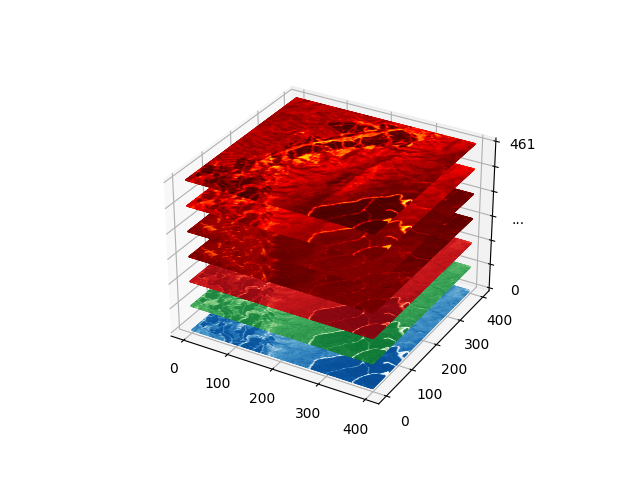

Source code (Python):
from matplotlib import pyplot as plt
import pylab
import numpy as np
import xarray as xr

t = 2
ds = xr.open_dataset(f"/data/pca_act/000_2018.nc")
ds = ds.isel(time=t)

bands = []
scales = [10,10,10,1.5,1.5,2,3]
for i, band in enumerate(ds):
    bands.append(scales[i]*np.clip(ds[band].values / 1e4, 0, 1))

x, y = pylab.ogrid[:400, :400]
ax = pylab.gca(projection='3d')
ax.plot_surface(x, y, np.ones(bands[0].shape[:2])*0, rstride=1, cstride=1, facecolors=plt.cm.Blues_r(bands[0]), shade=False)
ax.plot_surface(x, y, np.ones(bands[0].shape[:2])*1, rstride=1, cstride=1, facecolors=plt.cm.Greens_r(bands[1]), shade=False)
ax.plot_surface(x, y, np.ones(bands[0].shape[:2])*2, rstride=1, cstride=1, facecolors=plt.cm.Reds_r(bands[2]), shade=False)
ax.plot_surface(x, y, np.ones(bands[0].shape[:2])*3, rstride=1, cstride=1, facecolors=plt.cm.gist_heat(bands[3]), shade=False)
ax.plot_surface(x, y, np.ones(bands[0].shape[:2])*4, rstride=1, cstride=1, facecolors=plt.cm.gist_heat(bands[4]), shade=False)
ax.plot_surface(x, y, np.ones(bands[0].shape[:2])*5, rstride=1, cstride=1, facecolors=plt.cm.hot(bands[5]), shade=False)
ax.plot_surface(x, y, np.ones(bands[0].shape[:2])*6, rstride=1, cstride=1, facecolors=plt.cm.hot(bands[6]), shade=False)
ax.set_zticklabels([0,"","","...","","",461])

plt.savefig("fig2b.png", bbox_inches='tight')
